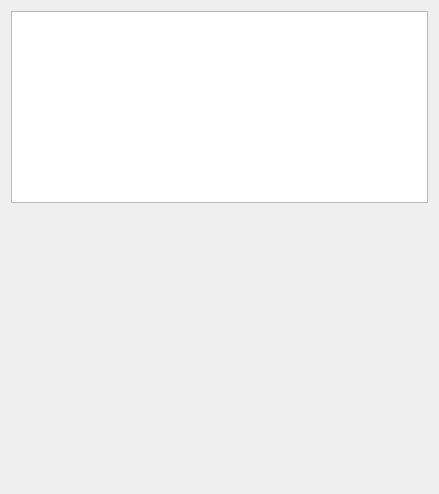
<?xml version="1.0" encoding="UTF-8"?>
<ui version="4.0">
 <class>QtDotMatrixMultiLineMainDialog</class>
 <widget class="QDialog" name="QtDotMatrixMultiLineMainDialog">
  <property name="geometry">
   <rect>
    <x>0</x>
    <y>0</y>
    <width>439</width>
    <height>494</height>
   </rect>
  </property>
  <property name="windowTitle">
   <string>DotMatrix, multi-line</string>
  </property>
  <layout class="QVBoxLayout" name="verticalLayout">
   <item>
    <widget class="QPlainTextEdit" name="edit">
     <property name="sizePolicy">
      <sizepolicy hsizetype="Expanding" vsizetype="Maximum">
       <horstretch>0</horstretch>
       <verstretch>0</verstretch>
      </sizepolicy>
     </property>
    </widget>
   </item>
   <item>
    <widget class="QLabel" name="image">
     <property name="sizePolicy">
      <sizepolicy hsizetype="Preferred" vsizetype="Minimum">
       <horstretch>0</horstretch>
       <verstretch>0</verstretch>
      </sizepolicy>
     </property>
     <property name="text">
      <string/>
     </property>
    </widget>
   </item>
  </layout>
 </widget>
 <resources/>
 <connections/>
</ui>
